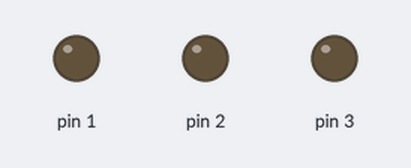
Simulated run of this sketch. Board: Arduino Uno, built with avr-gcc and run on an emulated ATmega328P. Parts: output pins drawn as LEDs (lit = HIGH).

Above: at 0.2 s.
At 1.2 s:
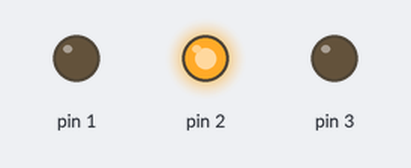
At 1.7 s:
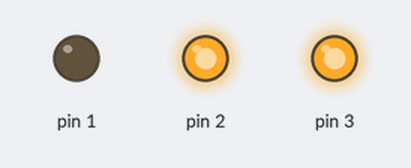
At 2.2 s:
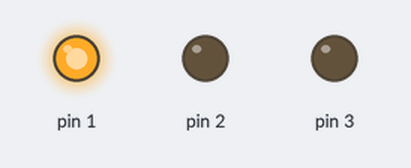
At 3.2 s:
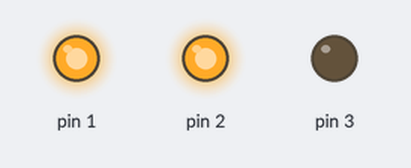
At 4.7 s:
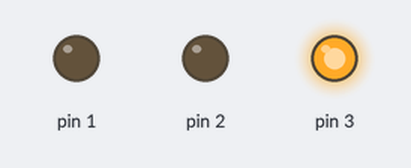
Timing chart, 0 to 5.2 s (numbered marks = the images above):
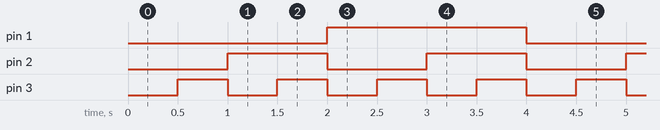

Measured:
- by itself, pin 1: alternates HIGH for 2.0 s and LOW for 2.0 s
- by itself, pin 2: alternates HIGH for 1.0 s and LOW for 1.0 s
- by itself, pin 3: alternates HIGH for 0.50 s and LOW for 0.50 s

The sketch:

RGB.ino
```cpp
void setup() {
  // put your setup code here, to run once:
 pinMode(3,OUTPUT);
 pinMode(2,OUTPUT);
 pinMode(1,OUTPUT);
}
const int B=0;
const int R=1;
const int G=2;
const int Y=3;
const int Bl=4;
const int M=5;
const int C=6;
const int W=7;

void loop() {
  // put your setup code here, to run once:
  for(int i=B; i<=W; i++)
  {
    display(i);
    delay(500);
  }
}
   void display(int colour_number)
{
  switch(colour_number){
  case B: digitalWrite(1,0);
          digitalWrite(2,0);
          digitalWrite(3,0);
          break;
  case R: digitalWrite(1,0);
          digitalWrite(2,0);
          digitalWrite(3,1);
          break;
  case G: digitalWrite(1,0);
          digitalWrite(2,1);
          digitalWrite(3,0);
          break;
  case Y: digitalWrite(1,0);
          digitalWrite(2,1);
          digitalWrite(3,1);
          break;
  case Bl: digitalWrite(1,1);
          digitalWrite(2,0);
          digitalWrite(3,0);
          break;
  case M: digitalWrite(1,1);
          digitalWrite(2,0);
          digitalWrite(3,1);
          break;
  case C: digitalWrite(1,1);
          digitalWrite(2,1);
          digitalWrite(3,0);
          break;
  case W: digitalWrite(1,1);
          digitalWrite(2,1);
          digitalWrite(3,1);
          break;

}
}
```
